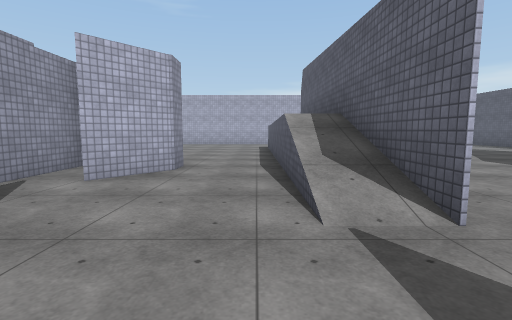
View 1 (above)

24 first-person views from a walk through a scene from a Unity 3-D project. The camera is 1.4 m above the floor, tilts 6° down and sees 85° across. The floor is counted in squares, 2 m on a side. Each view is taken from the middle of a square. On the plan, view 1 faces up. The plan holds only what a view shows up to about 9 squares ahead; the rest is blank. The player is left out. Surface patterns are stand-ins for the level's own textures.

View 2
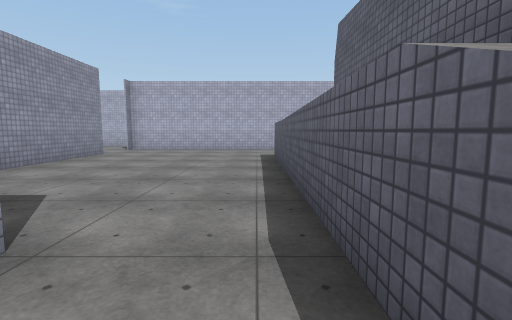

View 3
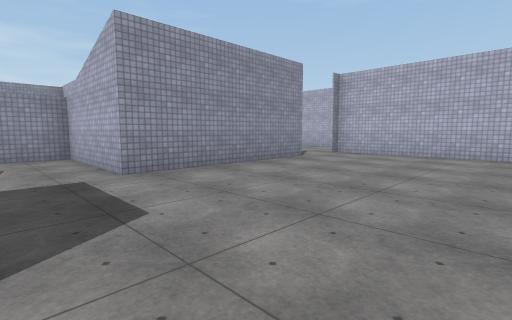

View 4
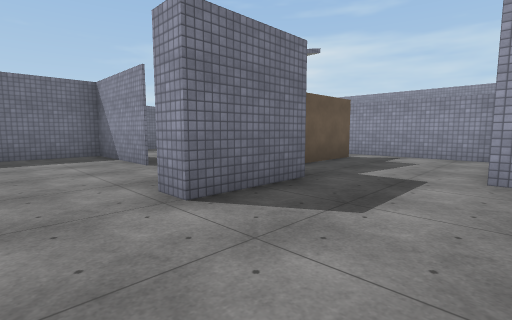

View 5
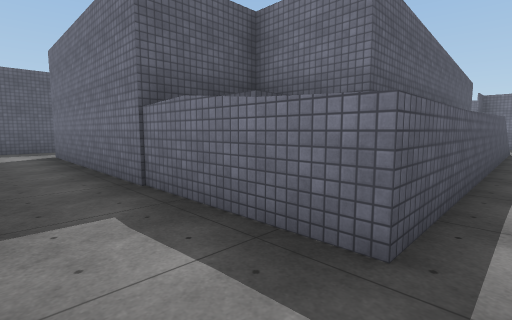

View 6
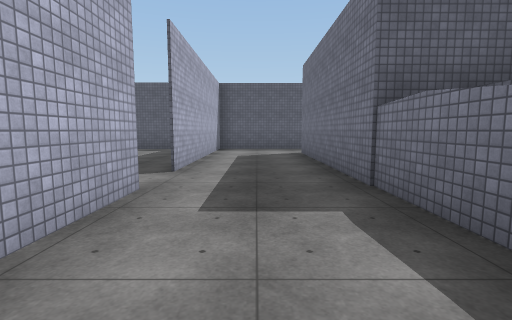

View 7
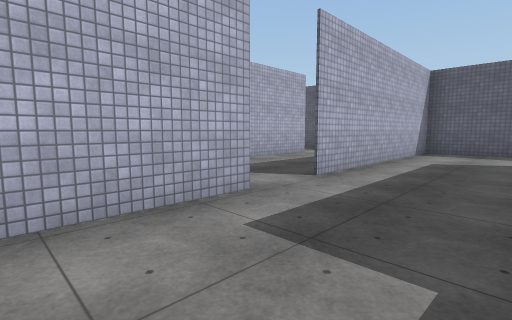

View 8
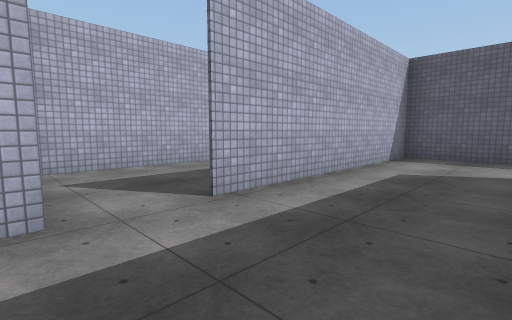

View 9
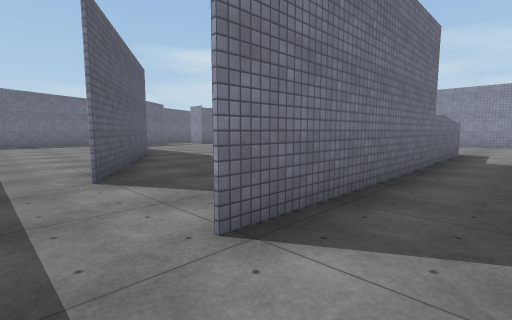

View 10
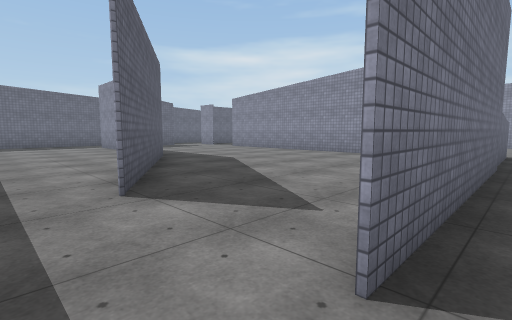

View 11
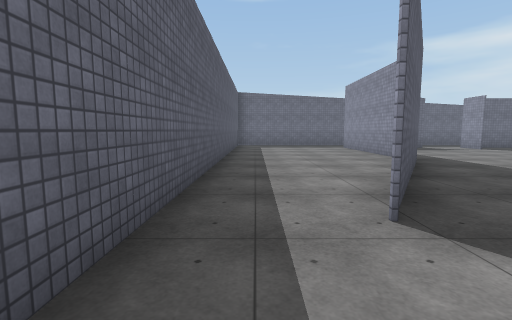

View 12
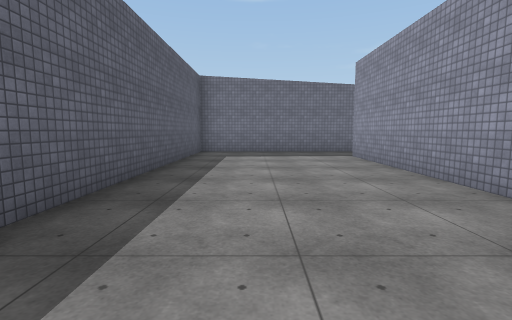

View 13
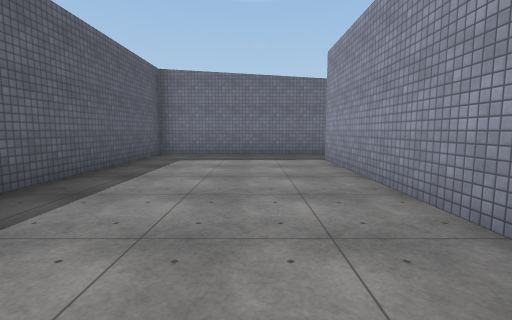

View 14
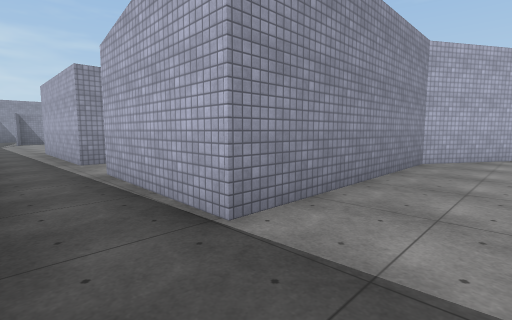

View 15
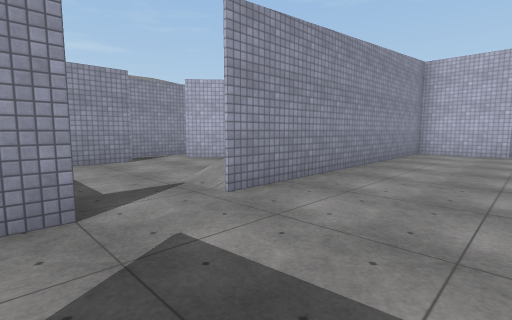

View 16
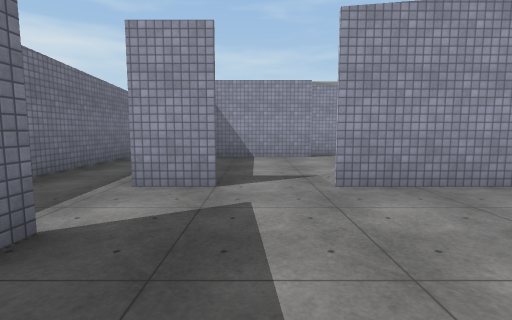

View 17
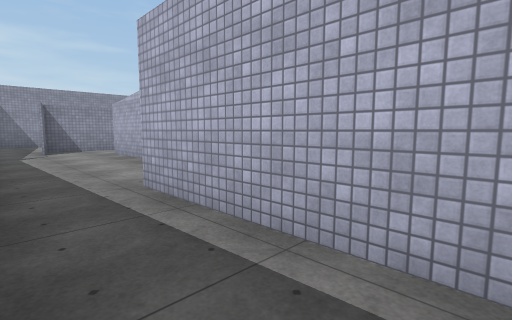

View 18
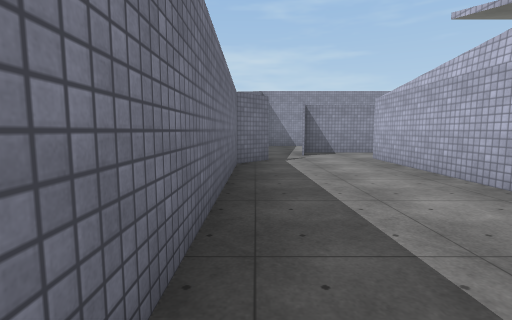

View 19
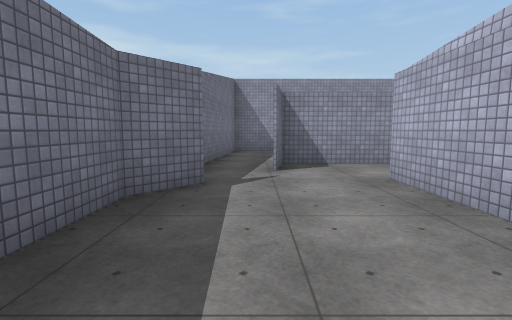

View 20
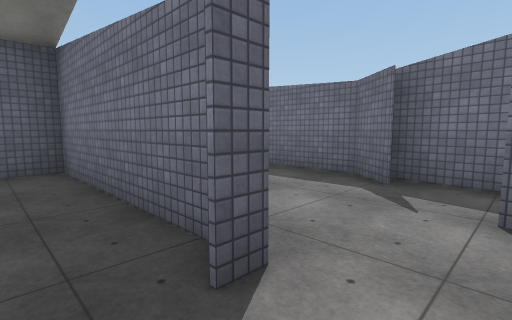

View 21
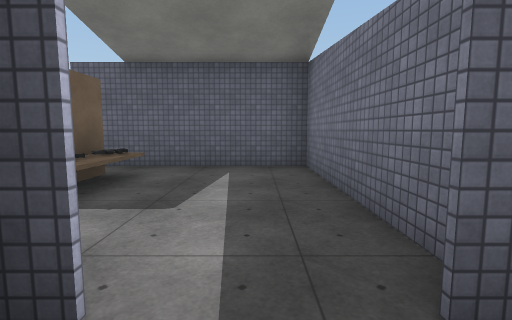

View 22
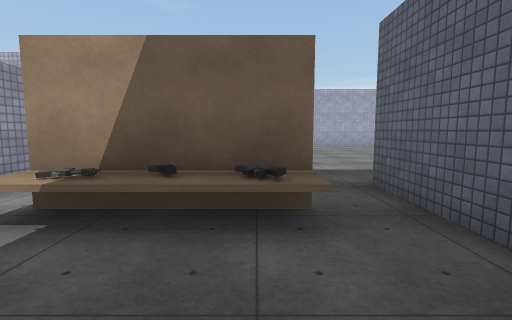

View 23
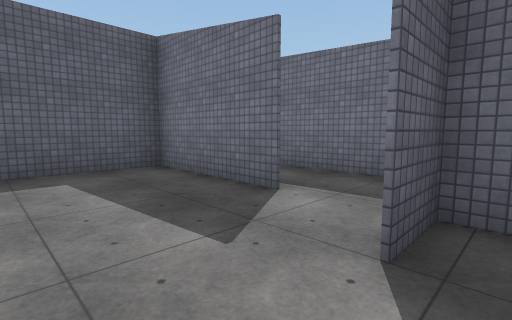

View 24
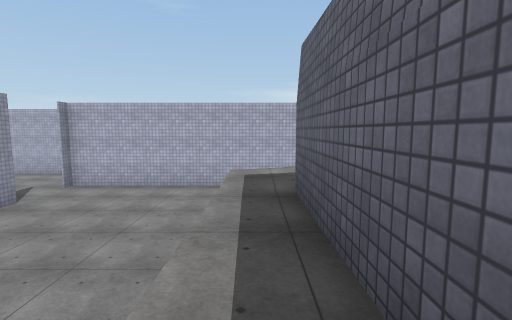

### Floor plan
Key: @ floor where view 1 was taken; # wall or solid block; . main floor; : floor 1.75 m higher than the main floor; + floor 2 m higher than the main floor; / step, stairs or slope; ^ raised ledge; O other object.
Columns run from 10 left of view 1 to 11 right of it. Each row starts with its distance up from view 1.
 17               #####
 16               .....
 15     .#       #....
 14     .#########.#######
 13      ................#
 12      #........#####..#
 11      #.....:+ #  ....#
 10      #.....:/ #......#
  9      #.....:###......#
  8   ####.....:#.....##.#
  7   #........+#....##..#
  6   #....##..+#....#...#
  5   #....##../#...##...#
  4   #^OO.##../#...#....#
  3   #....#.../#...#....#
  2 #......##../#...#....#
  1 #.#######.......#....#
  0 #.......#.@.#...#....#
 -1 ##......#####.###....#
 -2 #..#.................#
 -3 ######################

Where each view was taken, in squares from view 1:
view 1: 0 up, 0 right, facing up
view 2: 4 up, 0 right, facing up
view 3: 6 up, 0 right, facing up-left
view 4: 8 up, 0 right, facing down-left
view 5: 13 up, 0 right, facing down-right
view 6: 13 up, 0 right, facing right
view 7: 12 up, 1 right, facing up-right
view 8: 12 up, 3 right, facing up-right
view 9: 13 up, 10 right, facing down-left
view 10: 12 up, 10 right, facing down-left
view 11: 11 up, 10 right, facing down
view 12: 7 up, 9 right, facing down
view 13: 6 up, 8 right, facing down
view 14: 2 down, 8 right, facing up-left
view 15: 0 up, 4 right, facing up-left
view 16: 1 up, 5 right, facing left
view 17: 2 down, 1 right, facing up-left
view 18: 2 down, 1 left, facing left
view 19: 1 down, 4 left, facing left
view 20: 2 up, 9 left, facing down-right
view 21: 2 up, 9 left, facing right
view 22: 2 up, 5 left, facing up
view 23: 2 up, 1 right, facing down-right
view 24: 6 up, 1 right, facing up
